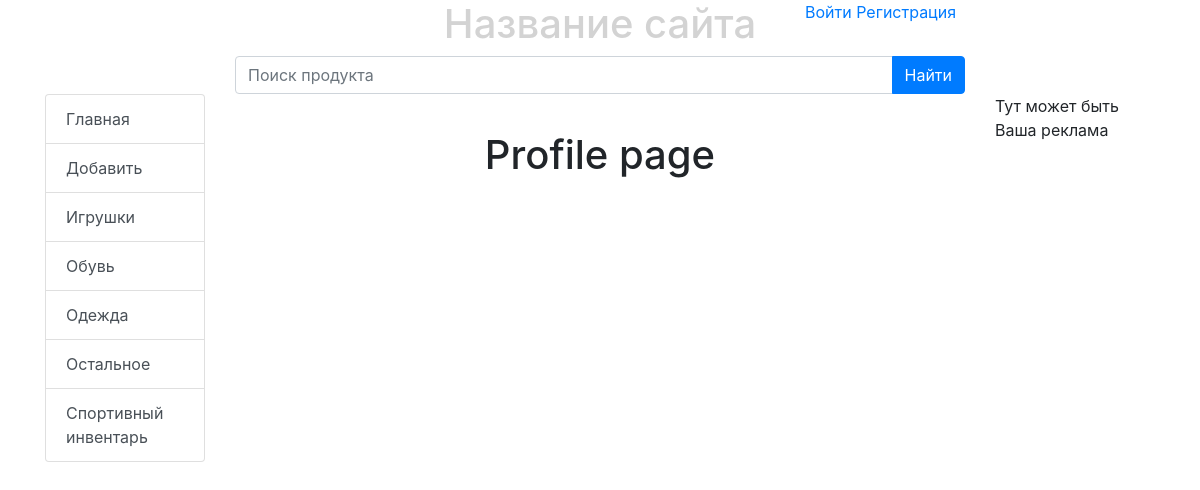
The app's page /users/profile/ with its own data.
### bboard/models.py (models this page shows, shortened)
class Rubric(models.Model):
    name = models.CharField(max_length=20, db_index=True, verbose_name='Название')
    class Meta:
        verbose_name_plural = 'Рубрики'
        verbose_name = 'Рубрики'
        ordering = ['name']

### users/views.py (the view)
# urls.py: path('profile/', profile, name='profile'),
def profile(request):
	rubrics = Rubric.objects.all()
	context = {'rubrics': rubrics}
	return render(request, 'users/profile.html', locals())

### bboard/templates/users/profile.html
{% extends "layout/basic.html" %}
{% block profile %}
	<div class="container user-authorization">
		<div class="row">
			<div class="col-lg-12 d-flex justify-content-center">
                <h1>Profile page</h1>
            </div>
		</div>
	</div>
{% endblock %}

### bboard/templates/layout/basic.html (shortened to what this page needs)
{% load static %}
<!DOCTYPE html>
<html>
	<head>
		<link rel="stylesheet" type="text/css" href="{% static 'bboard/style.css' %}">
		<link rel="stylesheet" href="https://stackpath.bootstrapcdn.com/bootstrap/4.3.1/css/bootstrap.min.css">
	</head>
	<body>
		<div class="general-containe">
            <header1>
                <div class="container">
                    <div class="row">
                        <div class="col-lg"></div>
                        <div class="col-lg text-center">
                            <h1 style="color: lightgray;">Название сайта</h1>
                        </div>
                        <div class="col-lg">
                            {% if username %}
                                <a href="">Выйти</a>
                            {% else %}
                                <a href="{% url 'login' %}">Войти</a>
                            {% endif %}
                            <a href="{% url 'create_user' %}">Регистрация</a>
                        </div>
                    </div>
                </div>
            </header1>
            <div class="container">
				<div class="row">
					<div class="col-lg-8 offset-lg-2">
						<div class="input-group justify-content-center">
	  						<input type="text" class="form-control" placeholder="Поиск продукта" aria-label="Поиск продукта" aria-describedby="button-addon2">
	  						<div class="input-group-append">
	    						<button class="btn btn-primary" type="button" id="button-addon2">Найти</button>
					  		</div>
						</div>
					</div>
				</div>
            </div>
            <div class="container">
                <div class="row">
                    <div class="col-lg-2">
                        <div class="list-group">
                              <a href="{% url 'index' %}" class="list-group-item list-group-item-action">
                                Главная
                              </a>
                              <a href="{% url 'add' %}" class="list-group-item list-group-item-action">Добавить</a>
                                {% for rubric in rubrics %}
                               <a href="{% url 'by_rubric' rubric.pk %}" class="list-group-item list-group-item-action">{{ rubric.name }}</a>
                                {% endfor %}
                        </div>
                    </div>
                    <div class="col-lg-8">
                        {% block profile %}
                        {% endblock %}
					</div>
					<div class="col-lg-2">
						<p>Тут может быть Ваша реклама </p>
					</div>
                </div>
            </div>
		</div>
	</body>
</html>

### bboard/static/bboard/style.css (style rules this page uses)
html, body { height: 100%; max-height: 100%; }
.user-authorization { padding-top: 5%; }

### bboard/templates/layout/basic.html (style rules this page uses)
.user-authorization { padding-top: 5%; }
* { box-sizing: border-box; }

### records on screen
Rubric: name "Игрушки"
Rubric: name "Обувь"
Rubric: name "Одежда"
Rubric: name "Остальное"
Rubric: name "Спортивный инвентарь"
